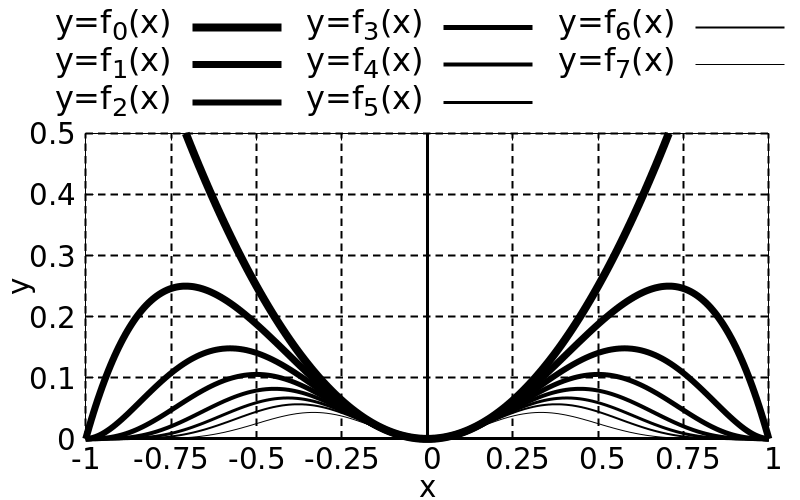

Source code (gnuplot):
load "template/function-plot.gnuplot"

set key outside above

set xrange [-1:1]
set yrange [0:0.5]

set xtics 0.25
set ytics 0.1

f(x,n) = x*x*(1-x*x)**n

plot \
  f(x,0) lc 0 lw 8 title "y=f_0(x)", \
  f(x,1) lc 0 lw 7 title "y=f_1(x)", \
  f(x,2) lc 0 lw 6 title "y=f_2(x)", \
  f(x,3) lc 0 lw 5 title "y=f_3(x)", \
  f(x,4) lc 0 lw 4 title "y=f_4(x)", \
  f(x,5) lc 0 lw 3 title "y=f_5(x)", \
  f(x,6) lc 0 lw 2 title "y=f_6(x)", \
  f(x,8) lc 0 lw 1 title "y=f_7(x)"
